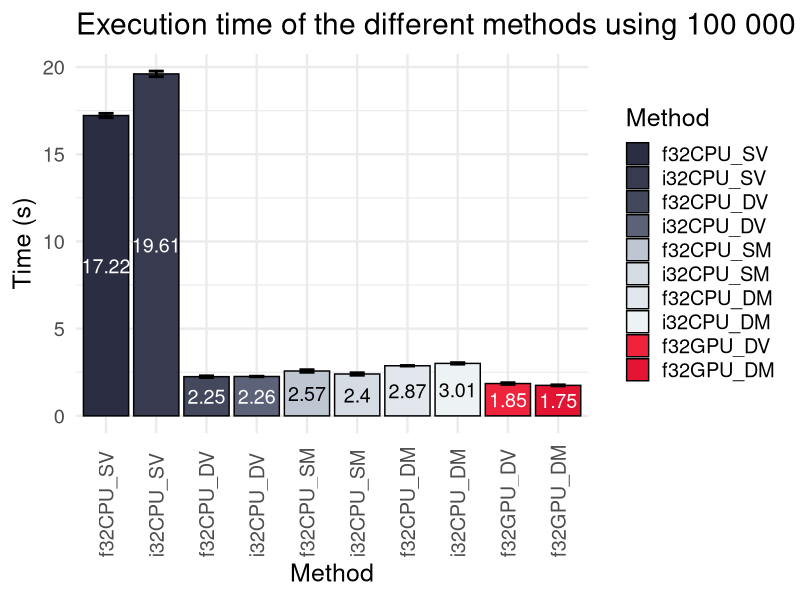

This chart was generated by the following R code:
library(tidyverse)
library(readxl)

data <- read_xlsx("benchmark_hpc_100000.xlsx")

data <- data[-11,]

data$Method <- factor(data$Method, levels = c("f32CPU_SV",
                                              "i32CPU_SV",
                                              "f32CPU_DV",
                                              "i32CPU_DV",
                                              "f32CPU_SM",
                                              "i32CPU_SM",
                                              "f32CPU_DM",
                                              "i32CPU_DM",
                                              "f32GPU_DV",
                                              "f32GPU_DM",
                                              "f32GPU_SM"))

std9_palette = c("#2B2D42", "#5C6378", "#8D99AE",
                 "#BDC6D1", "#EDF2F4", "#EE8B98",
                 "#EF233C", "#E41433", "#D90429")

grp9_palette = c("#2B2D42", "#5C6378", "#757E93",
                 "#A5B0C0", "#BDC6D1", "#EDF2F4",
                 "#EF233C", "#E41433", "#D90429")

nge9_palette = c("#E8D5D3", "#CDC1C4", "#B2ADB4", 
                 "#C06B6E", "#CE2928", "#B62626", 
                 "#9E2224", "#6A2123", "#362022")

grp11_palette = c("#2B2D42", "#383B50", "#44485D", "#5C6378",
                  "#BDC6D1", "#D5DCE3", "#E1E7EC", "#EDF2F4",
                  "#EF233C", "#E41433", "#D90429")

grp10_palette = c("#2B2D42", "#383B50", "#44485D", "#5C6378",
                  "#BDC6D1", "#D5DCE3", "#E1E7EC", "#EDF2F4",
                  "#EF233C", "#E41433")

text_col <- c(rep("white", 4), rep("black", 4), rep("white", 2))

# export as 1200 x 800

ggplot(data, aes(x = Method, y = Mean, fill = Method)) +
  geom_bar(stat="identity", color = "black") +
  geom_errorbar(aes(x = Method, ymin = Mean-SD, ymax = Mean+SD), colour = "black", width = 0.3, linewidth = 1.0) +
  scale_fill_manual(values = grp10_palette) +
  ggtitle("Execution time of the different methods using 100 000 simulated candidates.") +
  xlab("Method") +
  ylab("Time (s)") +
  geom_text(aes(label=round(Mean, 2)), size = 5.0, color = text_col, position = position_stack(vjust = 0.5)) +
  theme_minimal(base_size = 18) +
  theme(axis.text.x = element_text(angle = 90, hjust = 0, vjust = 0.5))
